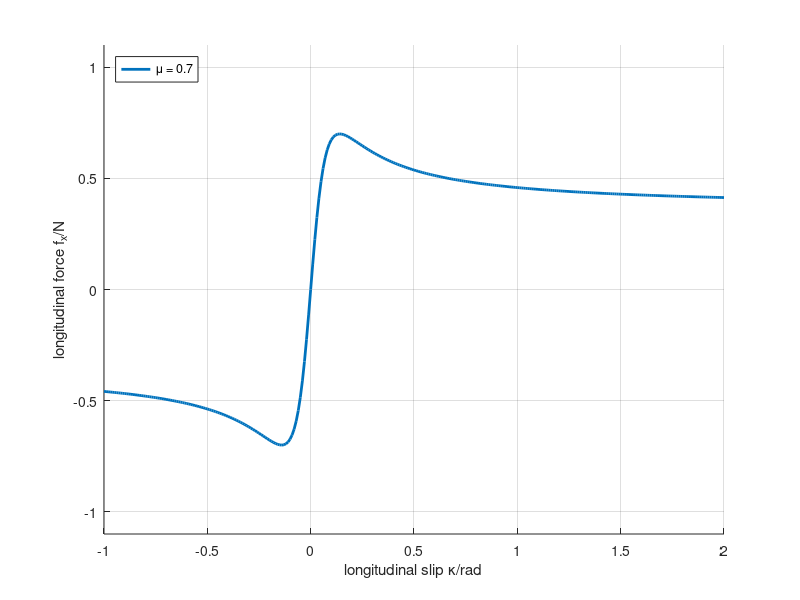

MATLAB code to generate this figure:
%% %%%%%%%%%%%%%%%%%%%%%%%%%%%%%%%%%%%%%%%%%%%%%%%%%%%%%%%%%%%%%%%%%%%%%%%%
% KTH SD2231 - Applied Vehicle Control
%
%  Lab:     1 - Slip Control for rail and road vehicles
%  Date:    Spring term 2015
% [redacted]
% %%%%%%%%%%%%%%%%%%%%%%%%%%%%%%%%%%%%%%%%%%%%%%%%%%%%%%%%%%%%%%%%%%%%%%%%%

% clc
% clear all
% close all

global Veh
%% %%%%%%%%%%%%%%%%%%%%%%%%%%%%%%%%%%%%%%%%%%%%%%%%%%%%%%%%%%%%%%%%%%%%%%%%
%  Choose input parameters
Vehicle = 'Road'            % set Road or Rail for the vehicle parameters
mu_select = 2;
Task = 3;
dt = 0.001;
%% %%%%%%%%%%%%%%%%%%%%%%%%%%%%%%%%%%%%%%%%%%%%%%%%%%%%%%%%%%%%%%%%%%%%%%%%
% Vehicle parameters
switch Vehicle
    case {'Road'}
        % Initial values for road vehicle
        Veh.mc  = 395; % sprung mass of a quarter car in kg 
        Veh.mb = 5;
        Veh.mw = 25;%40; % unsprung mass of the quarter car in kg
        Veh.Jw = 1.7; % inertia of wheel in kgm^2
        Veh.kc = 300000; %bushing
        Veh.kb = 22000;%21000; % main spring coefficient in N/m
        Veh.kw = 2.4e5;%150000; % tire spring coefficient in N/m
        Veh.cc = 20;
        Veh.cb = 4500;%1500; % main damping coefficient in Ns/m
        Veh.cw = 0;%100; % tire damping coefficient in Ns/m
        Veh.Cs = 70000; % longitudinal tire stiffness in N/rad
        Veh.Cx = [1.6 1.65 1.1]; % Magic Formula tire shape factor
        Veh.Bx = [9 10 18]; % Magic Formula stiffness factor
        Veh.Dx= 9.81*(Veh.mc+Veh.mb+Veh.mw); % Magic Formula parameter
        Veh.Ex=0; % Magic Formula parameter
        Veh.k_V_low0=770*1; % low speed damping parameter in Ns/m
        Veh.V_low=2.5; % speed threshold in m/s
        Veh.sigma_min=0.02; % min relaxation length in m
        Veh.sigma_k0=0.1; % relaxation length in m
        Veh.Eps_F=0.01;  % Magic Formula division parameter
        Veh.fr = 0.008; % rolling resistance coefficient in -
        Veh.A = 2.2; % frontal cross-section area in m
        Veh.cw = 0.3; % aerodynamic drag coefficient in --
        Veh.r = 0.3; % rolling radius for tire in m
        Veh.mu = [1 0.7 0.3]; % friction coefficients [snow, rain and dry]
        tire_leg={'\mu = 1','\mu = 0.7','\mu = 0.3'};
        switch mu_select
            case {1}
                Veh.Bx = Veh.Bx(1); 
                Veh.Cx = Veh.Cx(1);
                Veh.mu = Veh.mu(1);
            case {2}
                Veh.Bx = Veh.Bx(2); 
                Veh.Cx = Veh.Cx(2);
                Veh.mu = Veh.mu(2);                
            case {3}
                Veh.Bx = Veh.Bx(3); 
                Veh.Cx = Veh.Cx(3);
                Veh.mu = Veh.mu(3);                
        end
        Veh.C_fk=Veh.Bx*Veh.Cx*Veh.Dx;

    case {'Rail'}
        % Initial values for rail vehicle
        Veh.mc  = 4375; % car body of a eighth car body in kg 
        Veh.mb = 1500;  % quarter mass of the bogie in kg
        Veh.mw = 3000; % unsprung mass of half a wheel set in kg
        Veh.Jw = 150; % inertia of wheel in kgm^2
        Veh.kc = 5*10^6; % secondary spring coefficient in N/m
        Veh.kb = 20*10^6; % primary spring coefficient in N/m
        Veh.kw = 2400e6; % wheel spring coefficient in N/m
        Veh.cc = 40*10^3; % secondary damping coefficient in Ns/m
        Veh.cb = 70*10^3; % primary damping coefficient in Ns/m
        Veh.cw = 0; % wheel damping coefficient in Ns/m
        Veh.Cs = 2400e6; % longitudinal tire stiffness in N/rad
        Veh.Cx = 1.0; % Magic Formula tire shape factor
        Veh.Bx = 50; % Magic Formula stiffness factor
        Veh.Dx= 9.81*(Veh.mc+Veh.mb+Veh.mw); % Magic Formula parameter
        Veh.Ex=0; % Magic Formula parameter
        Veh.k_V_low0=770*1; % low speed damping parameter in Ns/m
        Veh.V_low=2.5; % speed threshold in m/s
        Veh.sigma_min=0.02; % min relaxation length in m
        Veh.sigma_k0=0.2; % relaxation length in m
        Veh.Eps_F=0.01;  % Magic Formula division parameter
        Veh.C_fk=Veh.Bx*Veh.Cx*Veh.Dx;
        Veh.fr = 0.002; % rolling resistance coefficient in -
        Veh.A = 10; % frontal cross-section area in m
        Veh.cw = 0.26; % aerodynamic drag coefficient in --
        Veh.r = 0.46; % rolling radius for tire in m
        Veh.mu = 0.2; % friction coefficients [snow, rain and dry]  
        tire_leg={'\mu = 0.2'};
        mu_select = 1;
end

%% %%%%%%%%%%%%%%%%%%%%%%%%%%%%%%%%%%%%%%%%%%%%%%%%%%%%%%%%%%%%%%%%%%%%%%%%
% Driver parameters
Dri.v_lim = 90; %in km/h
Dri.t_const = 3; %in seconds
Dri.Ka = 1;  % throttle gain (0-100%) of driver
Dri.Kb = -1; % braking gain (0-100%) of driver

%% %%%%%%%%%%%%%%%%%%%%%%%%%%%%%%%%%%%%%%%%%%%%%%%%%%%%%%%%%%%%%%%%%%%%%%%%
% Control parameters
T_max = (Veh.mc+Veh.mb+Veh.mw)*9.81*Veh.r;
K_em = 0.4*T_max;
K_brake = 0.5*T_max;
Kp_em = 0.4*T_max;
Kp_brake = 0.5*T_max;
Ki_em = 1;
Ki_brake = 1;
Kd_em = 1;
Kd_brake = 1;
k_t = 0.7356;
k_b = 0.7268;



%% tire model - force-slip-curves
h=figure(1);
slip0 = -1:0.01:2;
mu_plot = diag(Veh.mu)*sin(atan(slip0'*Veh.Bx)*diag(Veh.Cx))';
% Fz_max = [mu';-mu'].*(m+mt)*9.81;grid on, 
hold on
plot(slip0,mu_plot,'LineWidth',2),grid on, hold on
axis([-1 2 -1.1 1.1])
% plot([a(1) a(end)],[1;1]*Fz_max(1),[a(1) a(end)],[1;1]*Fz_max(2),[a(1) a(end)],[1;1]*Fz_max(3),[a(1) a(end)],[1;1]*Fz_max(4),[a(1) a(end)],[1;1]*Fz_max(5),[a(1) a(end)],[1;1]*Fz_max(6),'LineStyle','--','LineWidth',2,'Color',[0 0 0])
xlabel('longitudinal slip \kappa/rad')
ylabel('longitudinal force f_x/N')
legend(tire_leg(mu_select),'Location','NorthWest')
%% 
% definition of state-space model for three mass quarter car model
% z(1)=! xc
% z(2)=! xcd = zd(1)
% z(3)=! xb  
% z(4)=! xbd = zd(3)
% z(5)=! xw  
% z(6)=! xwd = zd(5)
% this gives:
% zd(1)= z(2)   = xcd
% zd(2)= zdd(1) = xcdd
% zd(3)= z(4)   = xbd
% zd(4)= zdd(3) = xbdd
% zd(5)= z(6)   = xwd
% zd(6)= zdd(5) = xwdd

AA = [0 1 0 0 0 0; -Veh.kc/Veh.mc -Veh.cc/Veh.mc Veh.kc/Veh.mc Veh.cc/Veh.mc 0 0; 0 0 0 1 0 0; Veh.kc/Veh.mb Veh.cc/Veh.mb -(Veh.kc+Veh.kb)/Veh.mb -(Veh.cc+Veh.cb)/Veh.mb Veh.kb/Veh.mb Veh.cb/Veh.mb; 0 0 0 0 1 0; 0 0 Veh.kb/Veh.mw Veh.cb/Veh.mw -(Veh.kb+Veh.kw)/Veh.mw -(Veh.cb+Veh.cw)/Veh.mw];
BB = [0 0; 0 0; 0 0; 0 0; 0 0; Veh.kw/Veh.mw Veh.cw/Veh.mw];
% CC = eye(6); % use for motions
% DD = [0 0;0 0;0 0;0 0;0 0;0 0;]; % use for motions
CC = [0 0 0 0 -Veh.kw -Veh.cw]; % use for dynamic load
DD = [Veh.kw Veh.cw]; % use for dynamic load

% sim('SlipModel')
% 
% visualise();
